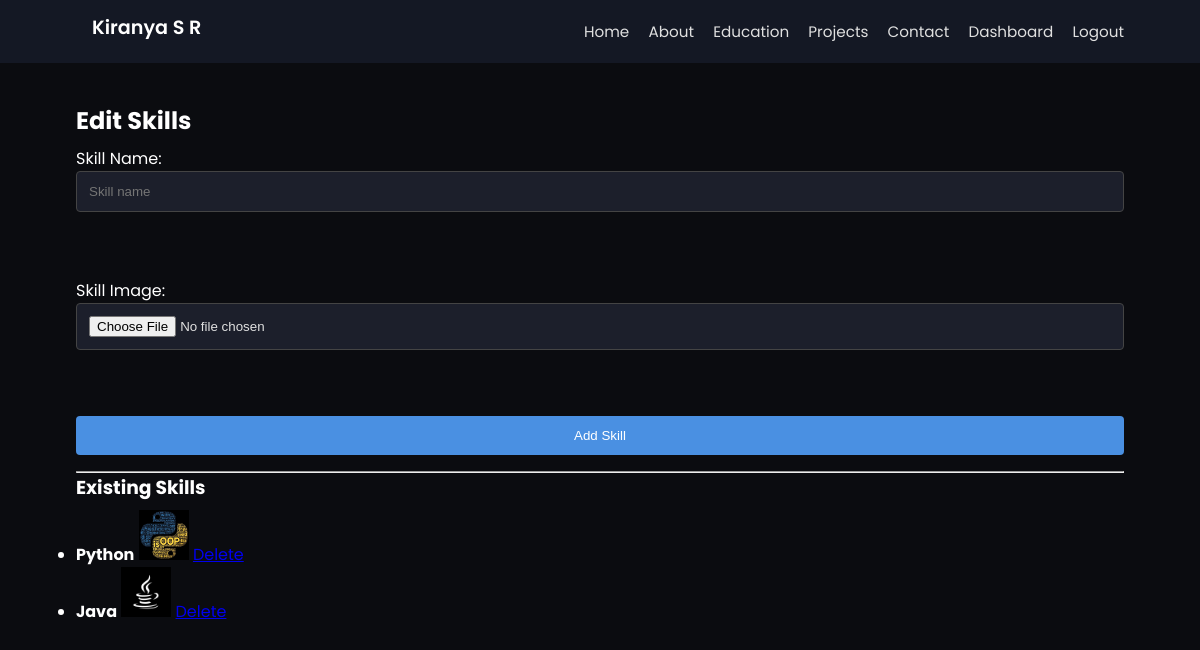
The app's page /admin/skills/edit (signed in), older data.
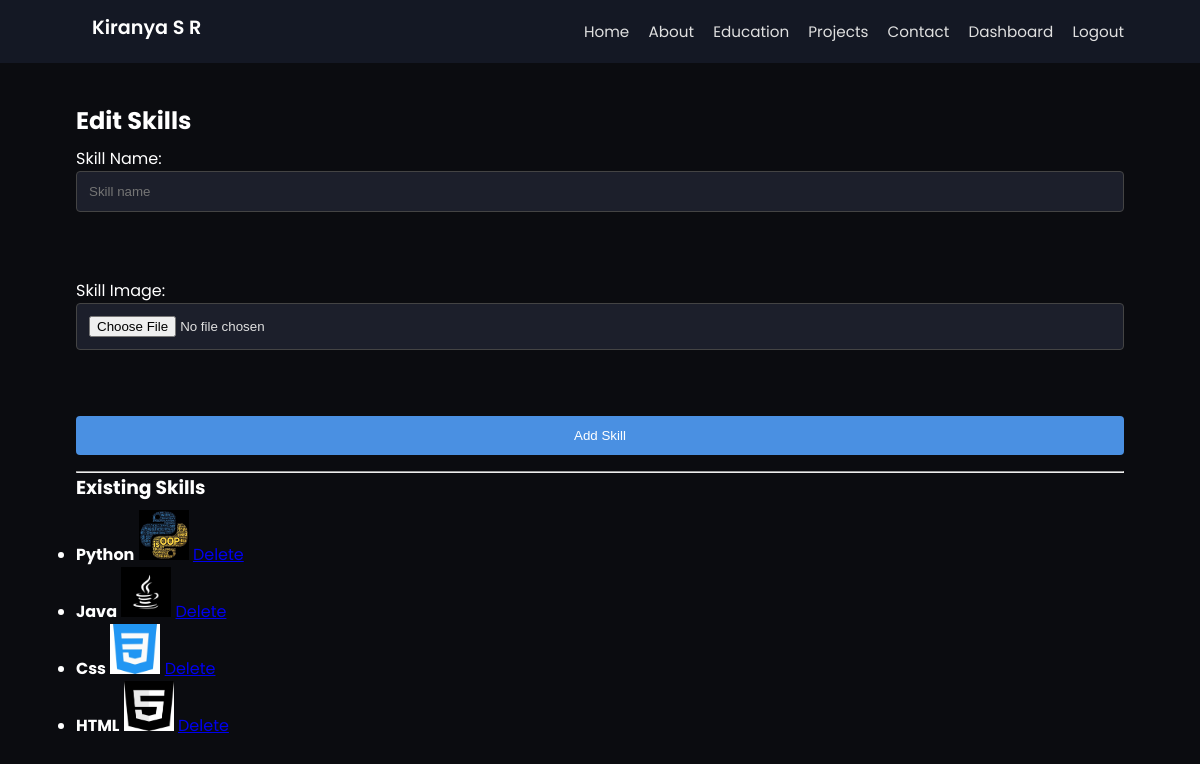
The same page, newer data.
### tables this page shows
CREATE TABLE skills (
    id INTEGER PRIMARY KEY AUTOINCREMENT,
    name TEXT NOT NULL,
    image TEXT
);

### app.py (the view, shortened to what this page needs)
@app.route('/admin/skills/edit', methods=['GET', 'POST'])
def edit_skills():
    if not session.get('admin'):
        return redirect('/login')
    conn = get_db_connection()
    c = conn.cursor()
    c.execute('SELECT * FROM skills')
    skills = c.fetchall()
    conn.close()
    return render_template('edit_skills.html', skills=skills)

### app.py (called while the page is built)
def get_db_connection():
    return sqlite3.connect(DATABASE_PATH)

### templates/edit_skills.html (shortened to what this page needs)
{% extends "layout.html" %}
{% block content %}
<h2>Edit Skills</h2>
<form method="POST" enctype="multipart/form-data">
  <label for="name">Skill Name:</label><br>
  <input type="text" id="name" name="name" placeholder="Skill name" required><br><br>
  <label for="image">Skill Image:</label><br>
  <input type="file" id="image" name="image" accept="image/*"><br><br>
  <button type="submit">Add Skill</button>
</form>
<hr>
<h3>Existing Skills</h3>
{% if skills %}
  <ul>
    {% for skill in skills %}
      <li>
        <strong>{{ skill[1] }}</strong>
        {% if skill[2] %}
          <img src="{{ url_for('static', filename='images/' ~ skill[2]) }}" width="50" height="50" alt="{{ skill[1] }}">
        {% endif %}
        <a href="{{ url_for('delete_skill', skill_id=skill[0]) }}" onclick="return confirm('Are you sure you want to delete this skill?');">Delete</a>
      </li>
    {% endfor %}
  </ul>
{% else %}
  <p>No skills found.</p>
{% endif %}
{% endblock %}

Row changes from the older to the newer data that the page shows:
added skills: name "Css", image (picture)
added skills: name "HTML", image+name (picture)
